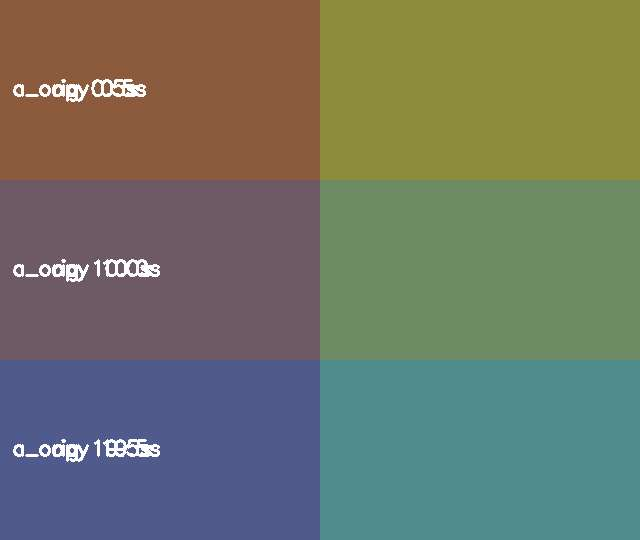
#> input picture tests/fixtures/run_fake/frames/a_copy~a_orig.jpg, 640 x 540 px
$ python -i quad.py   (imports and definitions only)
#> lines starting #> are read from the running program, lines starting #| are printed output that depends on the picture; after the words box and inside, x2 and y2 are one past the last pixel; in counts of white or black regions, pixels touching at a corner belong together
"""Find the screen or inset quad in a frame.

One rule set serves the OpenCV control and SAM masks, as frozen in docs/eval/gate.md.
"""
import cv2
import numpy as np

W, H = 640, 360


def order_corners(pts):
    """Clockwise, starting at the minimum x+y (ties: x, then y)."""
    pts = np.asarray(pts, np.float32).reshape(4, 2)
    c = pts.mean(axis=0)
    pts = pts[np.argsort(np.arctan2(pts[:, 1] - c[1], pts[:, 0] - c[0]))]  # y points down: ascending angle is clockwise
    first = min(range(4), key=lambda i: (pts[i, 0] + pts[i, 1], pts[i, 0], pts[i, 1]))
    return np.roll(pts, -first, axis=0)


def _valid(approx, shape):
    if len(approx) != 4 or not cv2.isContourConvex(approx):
        return None
    h, w = shape[:2]
    pts = approx.reshape(4, 2).astype(np.float32)
    area = cv2.contourArea(pts) / (w * h)
    edges = np.linalg.norm(pts - np.roll(pts, 1, axis=0), axis=1)
    if not 0.05 <= area <= 0.90 or edges.min() < 16:
        return None
    return order_corners(pts)


def quad_from_contour(cnt, shape):
    hull = cv2.convexHull(cnt)
    eps = 0.02 * cv2.arcLength(hull, True)
    return _valid(cv2.approxPolyDP(hull, eps, True), shape)


def quad_from_mask(mask, shape=None):
    """Largest 8-connected component of a boolean mask, as one quad or None."""
    m = (np.asarray(mask) > 0).astype(np.uint8)
    n, lab, stats, _ = cv2.connectedComponentsWithStats(m, connectivity=8)
    if n < 2:
        return None
    biggest = 1 + int(np.argmax(stats[1:, cv2.CC_STAT_AREA]))
    cnts, _ = cv2.findContours((lab == biggest).astype(np.uint8), cv2.RETR_EXTERNAL, cv2.CHAIN_APPROX_SIMPLE)
    return quad_from_contour(max(cnts, key=cv2.contourArea), shape or m.shape) if cnts else None


def edge_map(gray):
    return cv2.Canny(cv2.GaussianBlur(gray, (5, 5), 1), 50, 150)


def edge_candidates(gray, extra=()):
    """OpenCV control: every contour in the closed Canny map through the quad rule, plus fixed rectangles."""
    edges = cv2.morphologyEx(edge_map(gray), cv2.MORPH_CLOSE, np.ones((3, 3), np.uint8))
    cnts, _ = cv2.findContours(edges, cv2.RETR_LIST, cv2.CHAIN_APPROX_SIMPLE)
    found = [quad_from_contour(c, gray.shape) for c in cnts if len(c) >= 4]
    found += [_valid(np.asarray(q, np.float32).reshape(-1, 1, 2).astype(np.int32), gray.shape) for q in extra]
    out = []
    for q in found:
        if q is not None and not any(np.abs(q - o).max() < 1 for o in out):
            out.append(q)
    return out


def support(quad, edges):
    """Share of the quad's boundary pixels that lie within 2 px of a Canny edge."""
    ring = np.zeros(edges.shape, np.uint8)
    cv2.polylines(ring, [quad.astype(np.int32)], True, 1, 1)
    near = cv2.dilate(edges, np.ones((5, 5), np.uint8)) > 0
    return float(near[ring > 0].mean())


def rank_key(quad, gray, prev, edges):
    """Smaller is better: most motion inside, then edge support on the boundary, then area, then coordinates."""
    inside = np.zeros(gray.shape, np.uint8)
    cv2.fillConvexPoly(inside, quad.astype(np.int32), 1)
    motion = 0.0 if prev is None else float(np.abs(gray.astype(np.int16) - prev.astype(np.int16))[inside > 0].mean())
    return (-motion, -support(quad, edges), -float(inside.sum()), tuple(quad.ravel().tolist()))


def pick(cands, gray, prev=None, min_support=0.0):
    """Best candidate by rank_key among those whose boundary has at least min_support edge support."""
    edges = edge_map(gray)
    ok = [q for q in cands if support(q, edges) >= min_support]
    return min(ok, key=lambda q: rank_key(q, gray, prev, edges)) if ok else None


def warp(frame, quad):
    """Rectify to W x H. Without a quad, fall back to the full frame (callers log it)."""
    if quad is None:
        return cv2.resize(frame, (W, H), interpolation=cv2.INTER_AREA)
    dst = np.float32([[0, 0], [W - 1, 0], [W - 1, H - 1], [0, H - 1]])
    return cv2.warpPerspective(frame, cv2.getPerspectiveTransform(quad.astype(np.float32), dst), (W, H))

>>> import cv2
>>> picture = cv2.imread('../../tests/fixtures/run_fake/frames/a_copy~a_orig.jpg', cv2.IMREAD_GRAYSCALE)
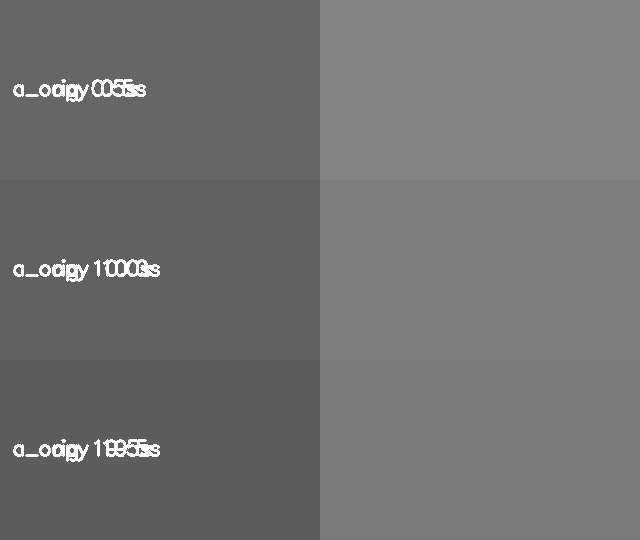
#> picture: shape (540, 640); min 35, max 255, mean 113.4
>>> result = edge_candidates(picture)
#> in edge_map, `return cv2.Canny(cv2.GaussianBlur(gray, (5, 5), 1), 50, 150)`:
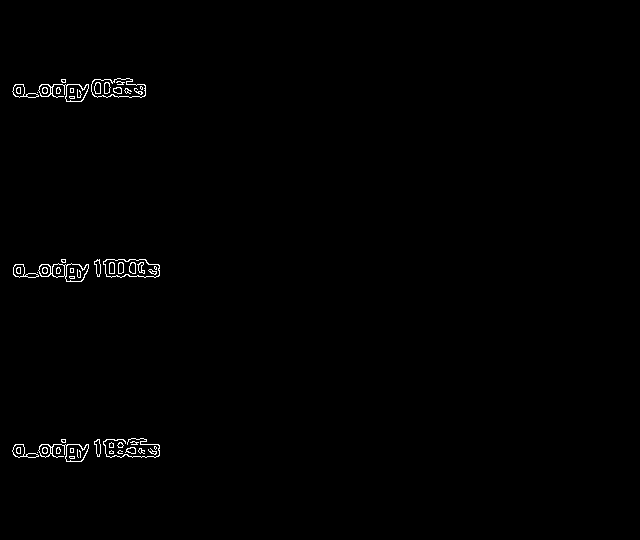
#> returned value: shape (540, 640); 0.63% white in thin lines or dots, all inside (x1, y1, x2, y2) = (12, 78, 160, 462)
#> in edge_candidates, `edges = cv2.morphologyEx(edge_map(gray), cv2.MORPH_CLOSE, np.ones((3, ..`:
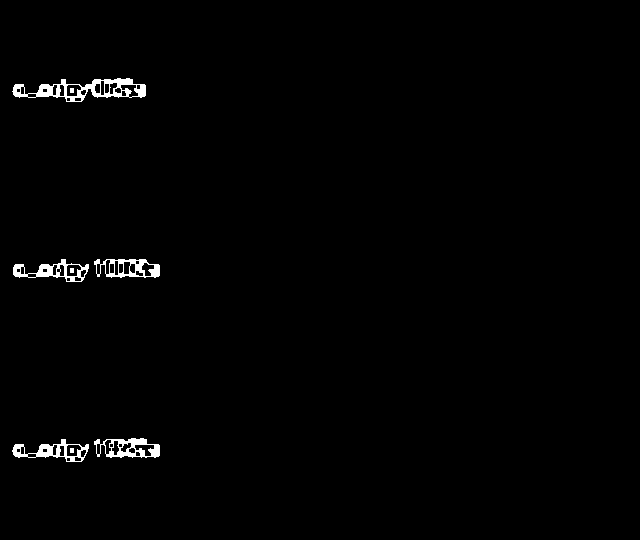
#> edges: shape (540, 640); 1.1% white; 8 white regions
#> in edge_candidates, `cnts, _ = cv2.findContours(edges, cv2.RETR_LIST, cv2.CHAIN_APPROX_SIMP..`: cnts = 66 contours, 17 with area under 20; largest, box (x1, y1, x2, y2) and area: (12, 78, 146, 102) 1698, (94, 438, 160, 458) 932, (94, 259, 160, 278) 919, (12, 439, 89, 462) 842, (13, 259, 89, 282) 841
#> in edge_candidates, `found = [quad_from_contour(c, gray.shape) for c in cnts if len(c) >= 4]`: found = 66 items
#> the loop in edge_candidates, `for q in found:` made 66 passes
#> after the loop in edge_candidates, `for q in found:`: out = []
#> result = []
